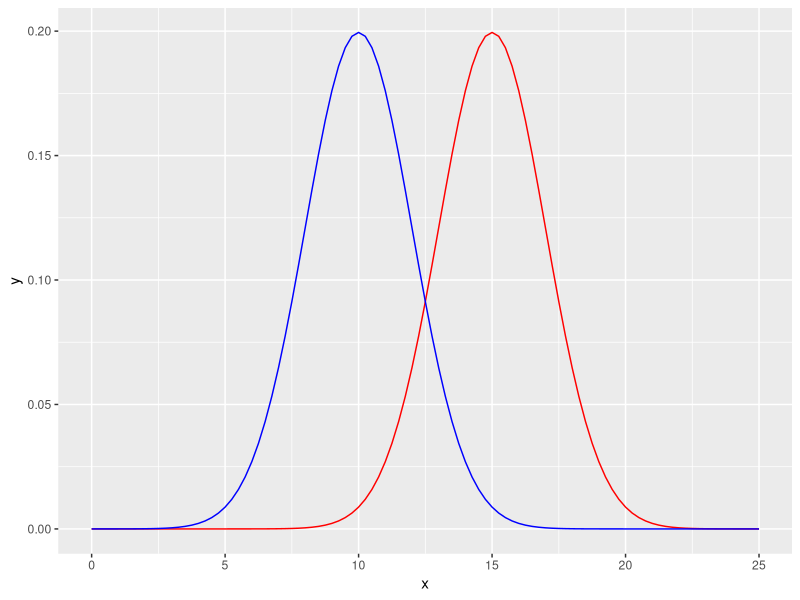
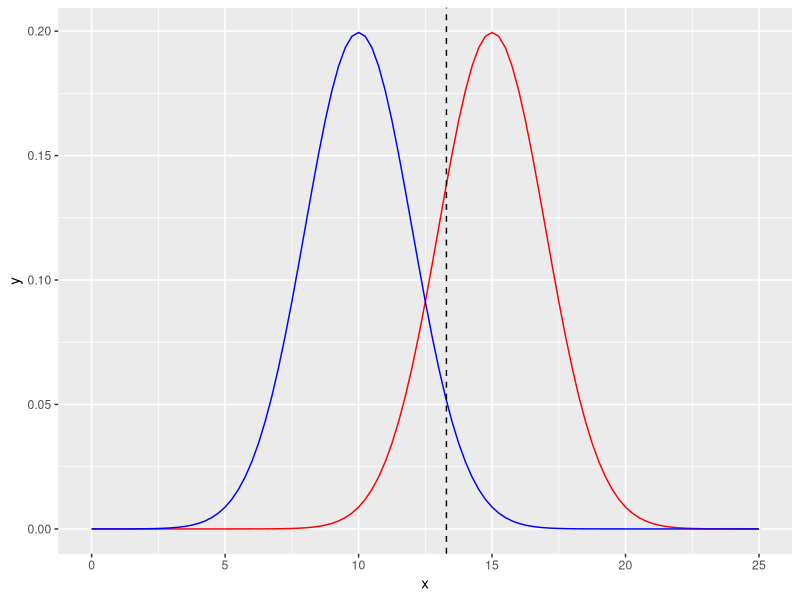

Recreate these plots in R, in order. (Note: this script raises an error after producing the figures.)
## ---- chunk 1
library(tidyverse)
library(ggplot2)
library(cowplot)
library(gridExtra)
power_visualization <- ggplot(data = data.frame(x = c(0, 25)), aes(x)) + 
  stat_function(fun = dnorm, args = list(mean = 15, sd = 2), color = "red", linetype = "solid") +
  stat_function(fun = dnorm, args = list(mean = 10, sd = 2), color = "blue", linetype = "solid")
power_visualization
## ---- chunk 2
power_visualization + geom_vline(xintercept=1.645*2+10, linetype = "dashed", color = "black")
## ---- chunk 3
H0true <- ggplot(data = data.frame(x = c(0, 25)), aes(x)) + 
  stat_function(fun = dnorm, args = list(mean = 15, sd = 2), color = "red", linetype = "solid", alpha = "0.2")+
  stat_function(fun = dnorm, args = list(mean = 10, sd = 2), color = "blue", linetype = "solid") +
  
  stat_function(fun = dnorm, args = list(mean = 10, sd = 2), color = "blue", linetype = "solid", xlim = c(0,1.645*2+10), geom = "area", fill = "yellow", alpha = 0.5) +
  stat_function(fun = dnorm, args = list(mean = 10, sd = 2), color = "blue", linetype = "solid", xlim = c(1.645*2+10, 25), geom = "area", fill = "green", alpha = 0.5) +
  
  geom_vline(xintercept=1.645*2+10, linetype = "dashed", color = "black")
H0true
## ---- chunk 4
H0false <- ggplot(data = data.frame(x = c(0, 25)), aes(x)) + 
  stat_function(fun = dnorm, args = list(mean = 15, sd = 2), color = "red", linetype = "solid")+
  stat_function(fun = dnorm, args = list(mean = 10, sd = 2), color = "blue", linetype = "solid", alpha = "0.2") +

  stat_function(fun = dnorm, args = list(mean = 15, sd = 2), color = "blue", linetype = "solid", xlim = c(0,1.645*2+10), geom = "area", fill = "orange", alpha = 0.5) +
  stat_function(fun = dnorm, args = list(mean = 15, sd = 2), color = "blue", linetype = "solid", xlim = c(1.645*2+10, 25), geom = "area", fill = "purple", alpha = 0.5) +
  
  geom_vline(xintercept=1.645*2+10, linetype = "dashed", color = "black")
H0false
## ---- chunk 5
set.seed(1)
feather_data <-
  data.frame(
    Feathers =  c(rnorm(10, mean = 11, sd = 3))
  )
plot <- ggplot(data = feather_data, aes(x = Feathers)) + geom_density() + xlim(0, 25)
plot
## ---- chunk 6
plot + geom_vline(xintercept=12.5, linetype = "dashed", color = "red") + geom_vline(xintercept=mean(feather_data$Feathers), linetype = "solid", color = "black") 
## ---- chunk 7
nextplot <-  ggplot(data = data.frame(x = c(-5, 5)), aes(x)) + stat_function(fun = dnorm, args = list(mean = 0, sd = 3/sqrt(10)), color = "red", linetype = "solid") +
  geom_vline(xintercept=0, linetype = "solid", color ="red")
nextplot
## ---- chunk 8
threshold <- (-1.833*3/sqrt(10))
nextplot + geom_vline(xintercept=threshold, linetype = "dashed", color ="red") + stat_function(fun = dnorm, args = list(mean = 0, sd = 3/sqrt(10)), color = "red", linetype = "solid", xlim = c(-5,threshold), geom = "area", fill = "red") 
## ---- chunk 9
threshold <- (-1.833*3/sqrt(10))
nextplot + geom_vline(xintercept=threshold, linetype = "dashed", color ="red") + stat_function(fun = dnorm, args = list(mean = 0, sd = 3/sqrt(10)), color = "red", linetype = "solid", xlim = c(-5,threshold), geom = "area", fill = "red")  + geom_vline(xintercept = -1.5)
## ---- chunk 10
threshold <- (-1.383*3/sqrt(10))
nextplot + geom_vline(xintercept=threshold, linetype = "dashed", color ="red") + stat_function(fun = dnorm, args = list(mean = 0, sd = 3/sqrt(10)), color = "red", linetype = "solid", xlim = c(-5,threshold), geom = "area", fill = "red")  + geom_vline(xintercept = -1.5)
## ---- chunk 11
nextplot <-  ggplot(data = data.frame(x = c(-5, 5)), aes(x)) + stat_function(fun = dnorm, args = list(mean = 0, sd = 3/sqrt(50)), color = "red", linetype = "solid") +
  geom_vline(xintercept=0, linetype = "solid", color ="red")

threshold <- (-1.833*3/sqrt(50))
nextplot + geom_vline(xintercept=threshold, linetype = "dashed", color ="red") + stat_function(fun = dnorm, args = list(mean = 0, sd = 3/sqrt(50)), color = "red", linetype = "solid", xlim = c(-5,threshold), geom = "area", fill = "red") 
## ---- chunk 12
nextplot <-  ggplot(data = data.frame(x = c(-5, 5)), aes(x)) + stat_function(fun = dnorm, args = list(mean = 0, sd = 3/sqrt(50)), color = "red", linetype = "solid") +
  geom_vline(xintercept=0, linetype = "solid", color ="red")

threshold <- (-1.833*3/sqrt(50))
nextplot + geom_vline(xintercept=threshold, linetype = "dashed", color ="red") + stat_function(fun = dnorm, args = list(mean = 0, sd = 3/sqrt(50)), color = "red", linetype = "solid", xlim = c(-5,threshold), geom = "area", fill = "red") + geom_vline(xintercept = -1.5)
## ---- chunk 13
nextplot <-  ggplot(data = data.frame(x = c(-5, 5)), aes(x)) + stat_function(fun = dnorm, args = list(mean = 0, sd = 1/sqrt(10)), color = "red", linetype = "solid") +
  geom_vline(xintercept=0, linetype = "solid", color ="red")

threshold <- (-1.833*1/sqrt(10))
nextplot + geom_vline(xintercept=threshold, linetype = "dashed", color ="red") + stat_function(fun = dnorm, args = list(mean = 0, sd = 1/sqrt(10)), color = "red", linetype = "solid", xlim = c(-5,threshold), geom = "area", fill = "red") 
## ---- chunk 14
nextplot <-  ggplot(data = data.frame(x = c(-5, 5)), aes(x)) + stat_function(fun = dnorm, args = list(mean = 0, sd = 1/sqrt(10)), color = "red", linetype = "solid") +
  geom_vline(xintercept=0, linetype = "solid", color ="red")

threshold <- (-1.833*1/sqrt(10))
nextplot + geom_vline(xintercept=threshold, linetype = "dashed", color ="red") + stat_function(fun = dnorm, args = list(mean = 0, sd = 1/sqrt(10)), color = "red", linetype = "solid", xlim = c(-5,threshold), geom = "area", fill = "red") + geom_vline(xintercept = -1.5)
## ---- chunk 15
nextplot <-  ggplot(data = data.frame(x = c(-5, 5)), aes(x)) + stat_function(fun = dnorm, args = list(mean = 0, sd = 3/sqrt(10)), color = "red", linetype = "solid") +
  geom_vline(xintercept=0, linetype = "solid", color ="red")
threshold <- (-1.833*3/sqrt(10))
nextplot + geom_vline(xintercept=threshold, linetype = "dashed", color ="red") + stat_function(fun = dnorm, args = list(mean = 0, sd = 3/sqrt(10)), color = "red", linetype = "solid", xlim = c(-5,threshold), geom = "area", fill = "red") + geom_vline(xintercept = -2.5)
## ---- chunk 16
nextplot <-  ggplot(data = data.frame(x = c(-5, 5)), aes(x)) + stat_function(fun = dnorm, args = list(mean = 0, sd = 3/sqrt(10)), color = "red", linetype = "solid") +
  geom_vline(xintercept=0, linetype = "solid", color ="red")

threshold <- (-1.833*3/sqrt(10))
redplot <- nextplot + geom_vline(xintercept=threshold, linetype = "dashed", color ="red") +
  stat_function(fun = dnorm, args = list(mean = 0, sd = 3/sqrt(10)), color = "red", linetype = "solid", xlim = c(-5,threshold), geom = "area", fill = "red") 

blueplot <- nextplot + geom_vline(xintercept=(2.262157*3/sqrt(10)), linetype = "dashed", color ="blue") + 
  geom_vline(xintercept=(-2.262157*3/sqrt(10)), linetype = "dashed", color ="blue") +
  stat_function(fun = dnorm, args = list(mean = 0, sd = 3/sqrt(10)), color = "blue", linetype = "solid", xlim = c((2.262157*3/sqrt(10)),5), geom = "area", fill = "blue") + 
  stat_function(fun = dnorm, args = list(mean = 0, sd = 3/sqrt(10)), color = "blue", linetype = "solid", xlim = c(-5,(-2.262157*3/sqrt(10))), geom = "area", fill = "blue")

grid.arrange(redplot, blueplot, ncol = 2)

## ---- chunk 17
qt(0.05, df = 9)
## ---- chunk 18
ggplot(data = data.frame(x = c(0, 25)), aes(x)) + 
  stat_function(fun = dnorm, args = list(mean = 15, sd = 2), color = "red", linetype = "solid")+
  stat_function(fun = dnorm, args = list(mean = 10, sd = 2), color = "blue", linetype = "solid") +

  stat_function(fun = dnorm, args = list(mean = 15, sd = 2), color = "blue", linetype = "solid", xlim = c(1.645*2+10, 25), geom = "area", fill = "purple", alpha = 0.5) +
  geom_vline(xintercept=1.645*2+10, linetype = "dashed", color = "black") +
  
  geom_vline(xintercept=10, linetype = "dashed", color = "blue", alpha = 0.5) +
  geom_vline(xintercept=15, linetype = "dashed", color = "red", alpha = 0.5)
## ---- chunk 19
qt(0.95, df = 9)
qt(0.8, df = 9)
